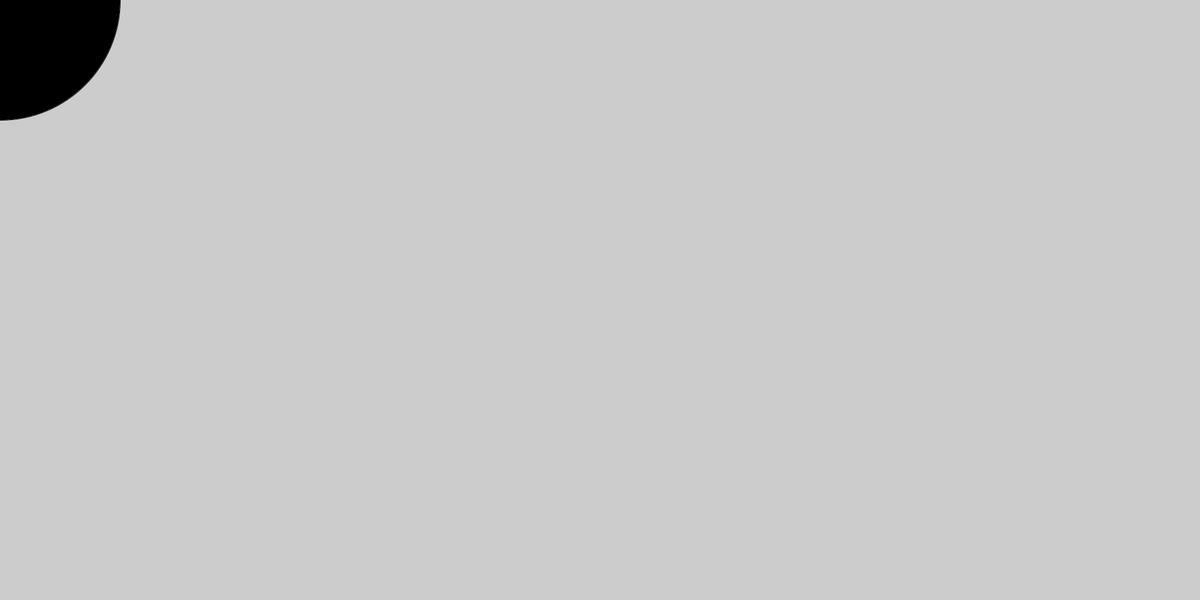
Frame 1 (no input)
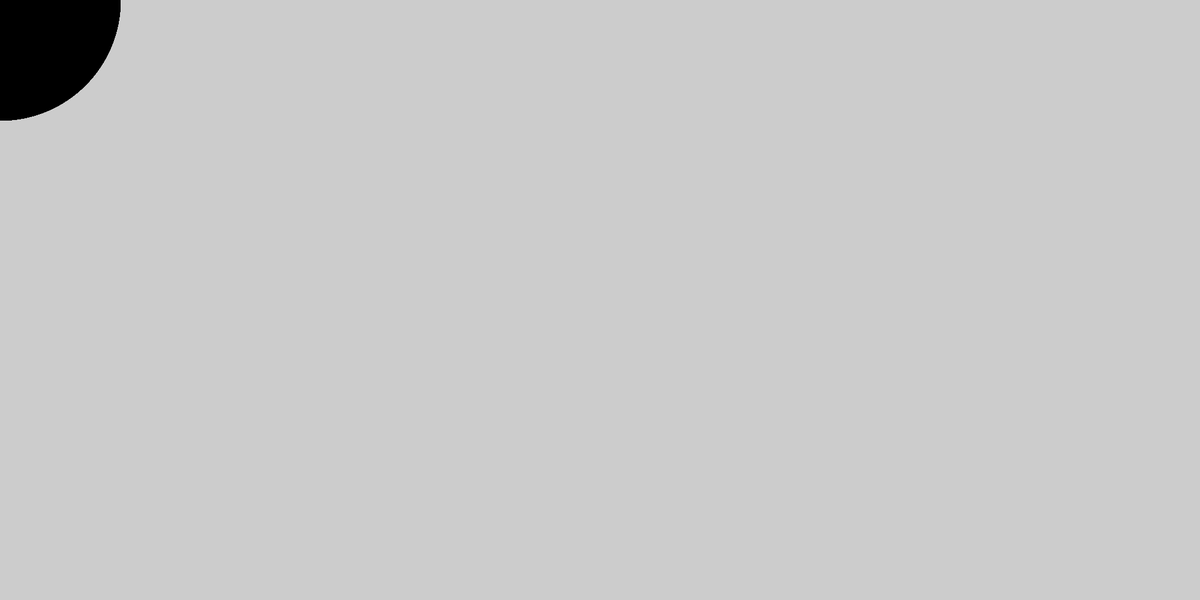
Frame 60 (the mouse pressed at the canvas centre just before this capture)
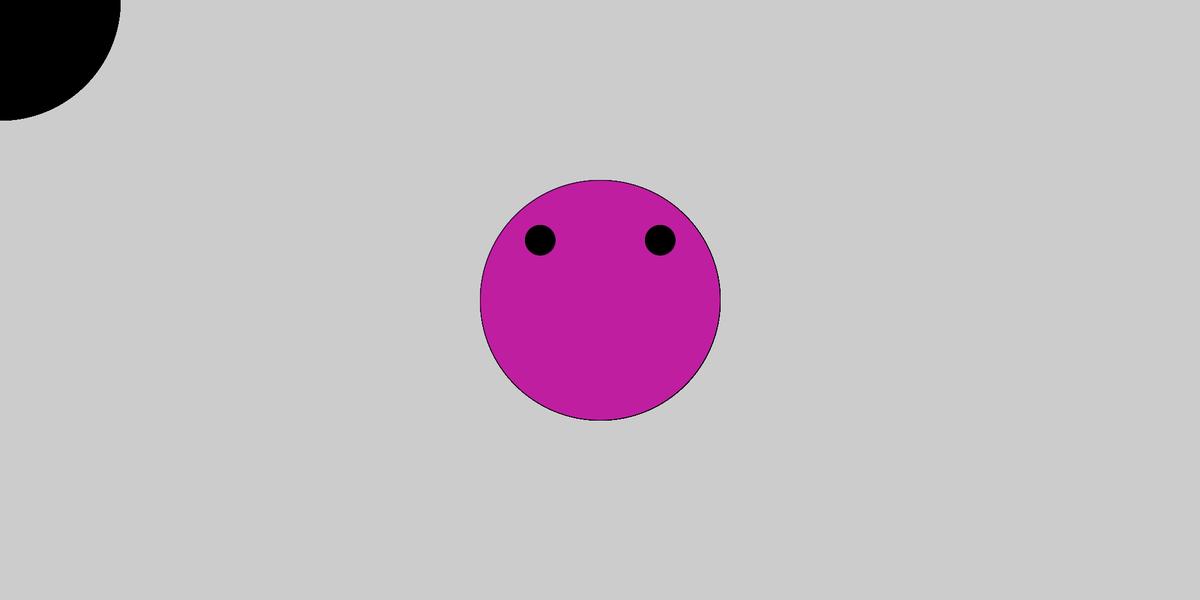
Frame 120 (the mouse held since frame 60 and released just before this capture)

The Processing sketch that drew these frames (run headless with seeded random() and noise(); from frame 60 on, the mouse is pressed at the canvas centre):

// Processing sketch: Caterpillar
// ── Caterpillar.pde
void setup() {
  size(2000, 1000);
}

void draw() {
  
   fill(0, 0, 0);

   if (mousePressed)
{
  fill(random(255), random(255), random(255));
}
else
{
  fill(0, 0, 0);
}

   ellipse(mouseX, mouseY, 400, 400);
   //ellipse(mouseX, mouseY, random(1000), random(1000));
   
   fill(0, 0, 0);
   ellipse(mouseX-100, mouseY-100, 50, 50);
   
   fill(0, 0, 0);
   ellipse(mouseX+100, mouseY-100, 50, 50);

}
